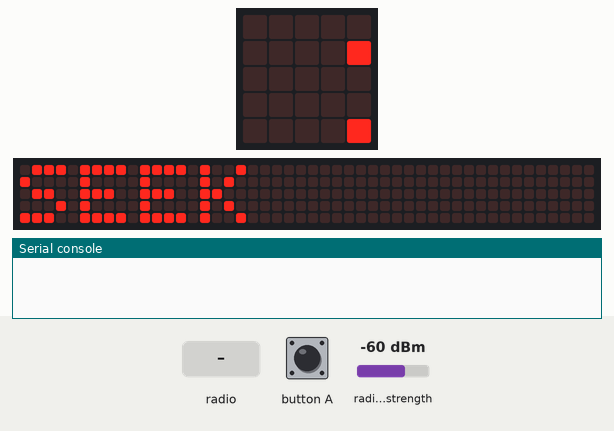
Simulated run of this program. Board: BBC micro:bit running MicroPython. On the bench: the board's 5×5 LED display, a strip that is not on the board, showing the scrolling text unrolled, the last lines printed to the serial console. The inputs (shaded band) are chosen by the test bench; at power-on: radio signal strength -60 dBm. No radio messages arrive unless stated (any console line starting 'radio sent:' is added by the test bench); the 48×5 strip is a reading aid, not a part: it shows the text the display is scrolling, unrolled, one strip-width of it at a time.

Above: at 0.01 s.
At 3.2 s:
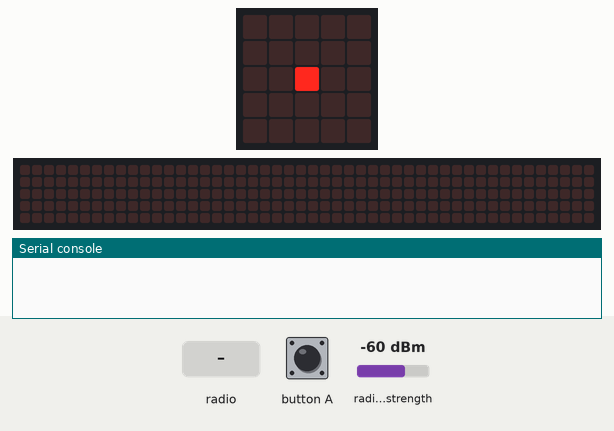
3.3 s: radio message "HIDE:" arrives
At 4.4 s:
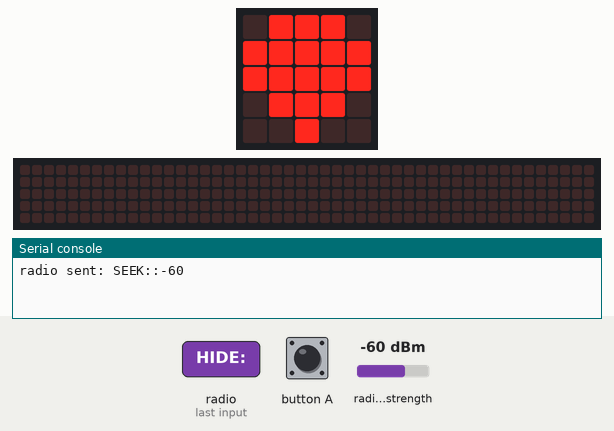
Timing chart, 0 to 6.3 s (numbered marks = the images above; inputs shaded):
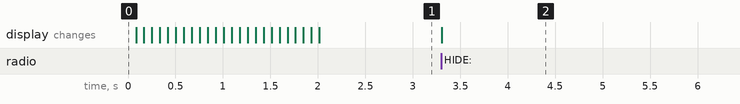

The program:

mb_seeker.py
```python
# mb_seeker.py — Flash onto the Seeker micro:bit (battery powered, free to roam)
#
# ── REUSE NOTE ──────────────────────────────────────────────────────────────
# This file is IDENTICAL in hide_and_seek/ and hide_and_seek_test/.
# The seeker firmware does not change between the test and full versions —
# the seeker doesn't care whether the relay is a hider or a dedicated bridge.
# Reused unchanged from pass_the_ball: PIXEL_ORDER, proximity_image(), smooth(),
#                                       bytes decoding block, radio setup.
# ────────────────────────────────────────────────────────────────────────────
#
# SEEKER BEHAVIOUR:
#   No ID assignment — there is only one seeker.
#   Scrolls "SEEK" on boot to confirm correct firmware.
#   Receives HIDE:H<id> broadcasts from all hiders.
#   Tracks smoothed RSSI per hider separately: { 'H1': rssi, 'H2': rssi, ... }
#   Shows proximity to the NEAREST (strongest RSSI) hider on the LED.
#   After receiving a HIDE packet, re-broadcasts: SEEK:H<id>:<rssi>
#     so the relay/bridge can forward seeker proximity to the computer.
#   Button A (when RSSI > RSSI_HOT): broadcasts TAGGED:H<id>
#     where H<id> is the nearest hider. Dashboard marks that hider as found.
#
# CALIBRATION — REQUIRED EACH SESSION:
#   Because hiding spots change every game, calibrate before each round.
#   RSSI_HOT   = RSSI when seeker is at "found" distance (~0–0.5m from hider)
#   RSSI_WARM  = RSSI at "getting warmer" distance (~1–2m)
#   RSSI_FLOOR = RSSI at maximum useful range (1 LED, ~5m+)

from microbit import *
import radio
import random

# ── constants ────────────────────────────────────────────────────────────────
RADIO_GROUP  = 42
RADIO_POWER  = 7          # seeker broadcasts at full power

# ── CALIBRATION — recalibrate each session (hiding spots change every game) ──
RSSI_HOT   = -50   # dBm — very close, "found" distance  ← CALIBRATE THIS
RSSI_WARM  = -65   # dBm — getting warmer (~1–2m)        ← CALIBRATE THIS
RSSI_FLOOR = -80   # dBm — 1 LED, maximum useful range   ← CALIBRATE THIS
# ─────────────────────────────────────────────────────────────────────────────

SMOOTH_WINDOW = 5   # readings to average per hider (higher = smoother but slower)

# ── radio setup ───────────────────────────────────────────────────────────────
radio.on()
radio.config(group=RADIO_GROUP, power=RADIO_POWER)

display.scroll("SEEK", delay=80)

# ── helpers ───────────────────────────────────────────────────────────────────
# REUSE: smooth(), PIXEL_ORDER, proximity_image() are IDENTICAL across all games.
# Copied directly from pass_the_ball/mb_player.py without modification.

def smooth(history, new_val):
    history.append(new_val)
    if len(history) > SMOOTH_WINDOW:
        history.pop(0)
    return sum(history) // len(history)

# Pixel positions ordered from centre outward — determines LED fill pattern.
# REUSE: identical in mb_player.py, mb_seeker.py across all games.
PIXEL_ORDER = [
    (2, 2),
    (2, 1), (2, 3), (1, 2), (3, 2),
    (1, 1), (3, 1), (1, 3), (3, 3),
    (2, 0), (2, 4), (0, 2), (4, 2),
    (1, 0), (3, 0), (0, 1), (4, 1),
    (0, 3), (4, 3), (1, 4), (3, 4),
    (0, 0), (4, 0), (0, 4), (4, 4),
]

def proximity_image(rssi):
    """
    Map RSSI to a 5x5 LED image that fills outward from the centre.
    RSSI_FLOOR → 1 LED  (centre dot only — hider at max range or beyond)
    RSSI_HOT   → 25 LEDs (all on — hider very close, "found" range)
    LEDs increase linearly. Values outside range are clamped.
    REUSE: identical to pass_the_ball mb_player.py proximity_image().
    """
    # ── LED count calculation — do not modify this formula ───────────────────
    ratio = (rssi - RSSI_FLOOR) / (RSSI_HOT - RSSI_FLOOR)  # 0.0=far, 1.0=close
    ratio = max(0.0, min(1.0, ratio))
    count = 1 + int(ratio * 24)   # 1 to 25

    grid = [[0] * 5 for _ in range(5)]
    for i in range(count):
        col, row = PIXEL_ORDER[i]
        grid[row][col] = 9
    rows = ["".join(str(grid[r][c]) for c in range(5)) for r in range(5)]
    return Image(":".join(rows))

# ── state ─────────────────────────────────────────────────────────────────────
hider_rssi    = {}   # { 'H1': smoothed_rssi, 'H2': smoothed_rssi, ... }
hider_history = {}   # { 'H1': [list of rssi readings], ... }
nearest_hider = None

display.show(proximity_image(RSSI_FLOOR))   # start: 1 centre dot (no signal)

# ── main loop ─────────────────────────────────────────────────────────────────
while True:
    # ── receive hider broadcasts ──────────────────────────────────────────────
    packet = radio.receive_full()
    if packet:
        raw, rssi_val, _ = packet

        # MicroPython v2 bytes decoding — strip 3-byte radio header
        # REUSE: this decoding block is identical in all games using receive_full()
        if isinstance(raw, bytes):
            text = "".join(chr(b) for b in raw[3:] if 32 <= b < 127).strip()
        else:
            text = str(raw).strip()

        # ── GAME-SPECIFIC: react to hider broadcasts ──────────────────────────
        if text.startswith("HIDE:"):
            hid = text[5:]   # e.g. "H1", "H2"

            # Initialise history list for newly seen hiders
            if hid not in hider_history:
                hider_history[hid] = []

            # Smooth RSSI per hider separately
            smoothed = smooth(hider_history[hid], rssi_val)
            hider_rssi[hid] = smoothed

            # Find nearest hider (highest/strongest RSSI)
            nearest_hider = max(hider_rssi, key=hider_rssi.get)
            best_rssi     = hider_rssi[nearest_hider]

            # Update LED based on nearest hider proximity
            display.show(proximity_image(best_rssi))

            # Re-broadcast seeker proximity so relay/bridge can forward to computer
            # Format: "SEEK:H<id>:<rssi>" → bridge prints "SEEK:H<id>:<rssi>,<relay_rssi>"
            radio.send("SEEK:{}:{}".format(hid, smoothed))

    # ── tag found: Button A when very close ───────────────────────────────────
    # GAME-SPECIFIC: seeker presses Button A to signal they've found the nearest hider
    if button_a.was_pressed() and nearest_hider is not None:
        if hider_rssi.get(nearest_hider, RSSI_FLOOR) > RSSI_HOT:
            # Broadcast the tagged message — relay/bridge forwards to dashboard
            radio.send("TAGGED:{}".format(nearest_hider))
            # Flash confirmation on screen
            display.show(Image.YES)
            sleep(600)
            display.show(proximity_image(hider_rssi.get(nearest_hider, RSSI_FLOOR)))

    sleep(10)
```

Measured:
- after the input at 3.3 s, the display: changes at once (image 2)
